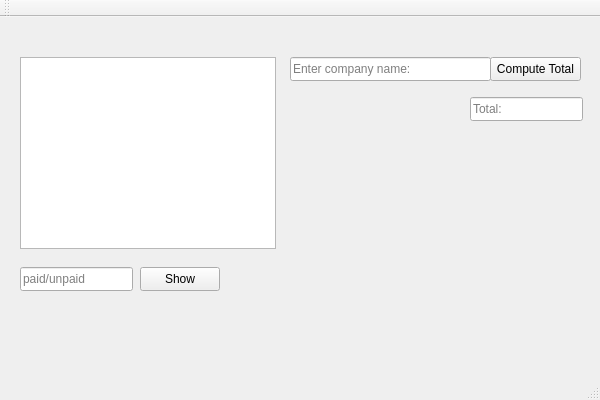
<?xml version="1.0" encoding="UTF-8"?>
<ui version="4.0">
 <class>T3BillsClass</class>
 <widget class="QMainWindow" name="T3BillsClass">
  <property name="geometry">
   <rect>
    <x>0</x>
    <y>0</y>
    <width>600</width>
    <height>400</height>
   </rect>
  </property>
  <property name="windowTitle">
   <string>T3Bills</string>
  </property>
  <widget class="QWidget" name="centralWidget">
   <widget class="QListWidget" name="billList">
    <property name="geometry">
     <rect>
      <x>20</x>
      <y>40</y>
      <width>256</width>
      <height>192</height>
     </rect>
    </property>
   </widget>
   <widget class="QLineEdit" name="statusOption">
    <property name="geometry">
     <rect>
      <x>20</x>
      <y>250</y>
      <width>113</width>
      <height>24</height>
     </rect>
    </property>
    <property name="placeholderText">
     <string>paid/unpaid</string>
    </property>
   </widget>
   <widget class="QLineEdit" name="choseCompany">
    <property name="geometry">
     <rect>
      <x>290</x>
      <y>40</y>
      <width>201</width>
      <height>24</height>
     </rect>
    </property>
    <property name="placeholderText">
     <string>Enter company name:</string>
    </property>
   </widget>
   <widget class="QPushButton" name="totalBtn">
    <property name="geometry">
     <rect>
      <x>490</x>
      <y>40</y>
      <width>91</width>
      <height>24</height>
     </rect>
    </property>
    <property name="text">
     <string>Compute Total</string>
    </property>
   </widget>
   <widget class="QLineEdit" name="displayTotal">
    <property name="geometry">
     <rect>
      <x>470</x>
      <y>80</y>
      <width>113</width>
      <height>24</height>
     </rect>
    </property>
    <property name="placeholderText">
     <string>Total: </string>
    </property>
   </widget>
   <widget class="QPushButton" name="showBtn">
    <property name="geometry">
     <rect>
      <x>140</x>
      <y>250</y>
      <width>80</width>
      <height>24</height>
     </rect>
    </property>
    <property name="text">
     <string>Show</string>
    </property>
   </widget>
  </widget>
  <widget class="QMenuBar" name="menuBar">
   <property name="geometry">
    <rect>
     <x>0</x>
     <y>0</y>
     <width>600</width>
     <height>21</height>
    </rect>
   </property>
  </widget>
  <widget class="QToolBar" name="mainToolBar">
   <attribute name="toolBarArea">
    <enum>TopToolBarArea</enum>
   </attribute>
   <attribute name="toolBarBreak">
    <bool>false</bool>
   </attribute>
  </widget>
  <widget class="QStatusBar" name="statusBar"/>
 </widget>
 <layoutdefault spacing="6" margin="11"/>
 <resources>
  <include location="T3Bills.qrc"/>
 </resources>
 <connections/>
</ui>
